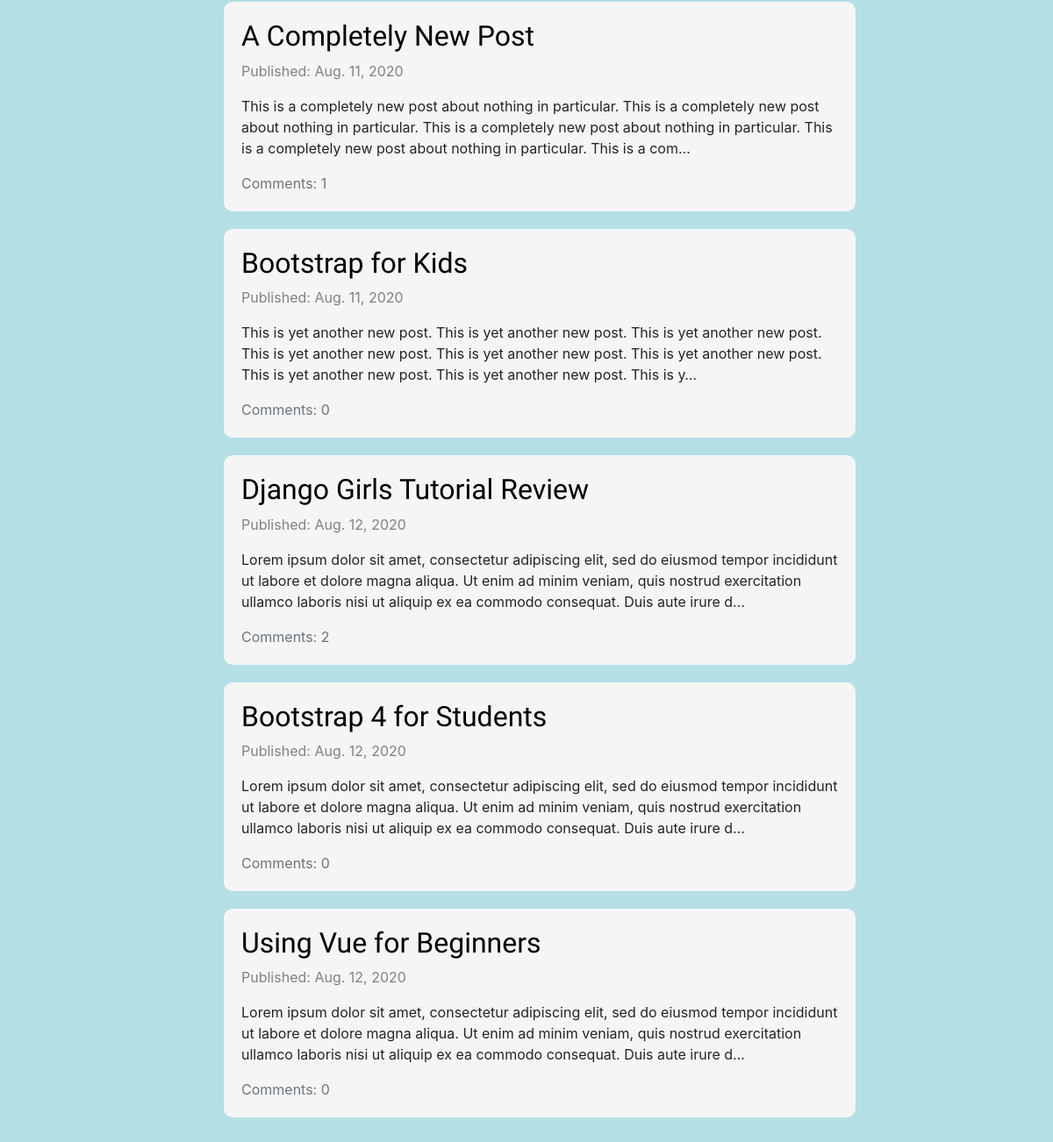
The app's page / (lower part), older data.
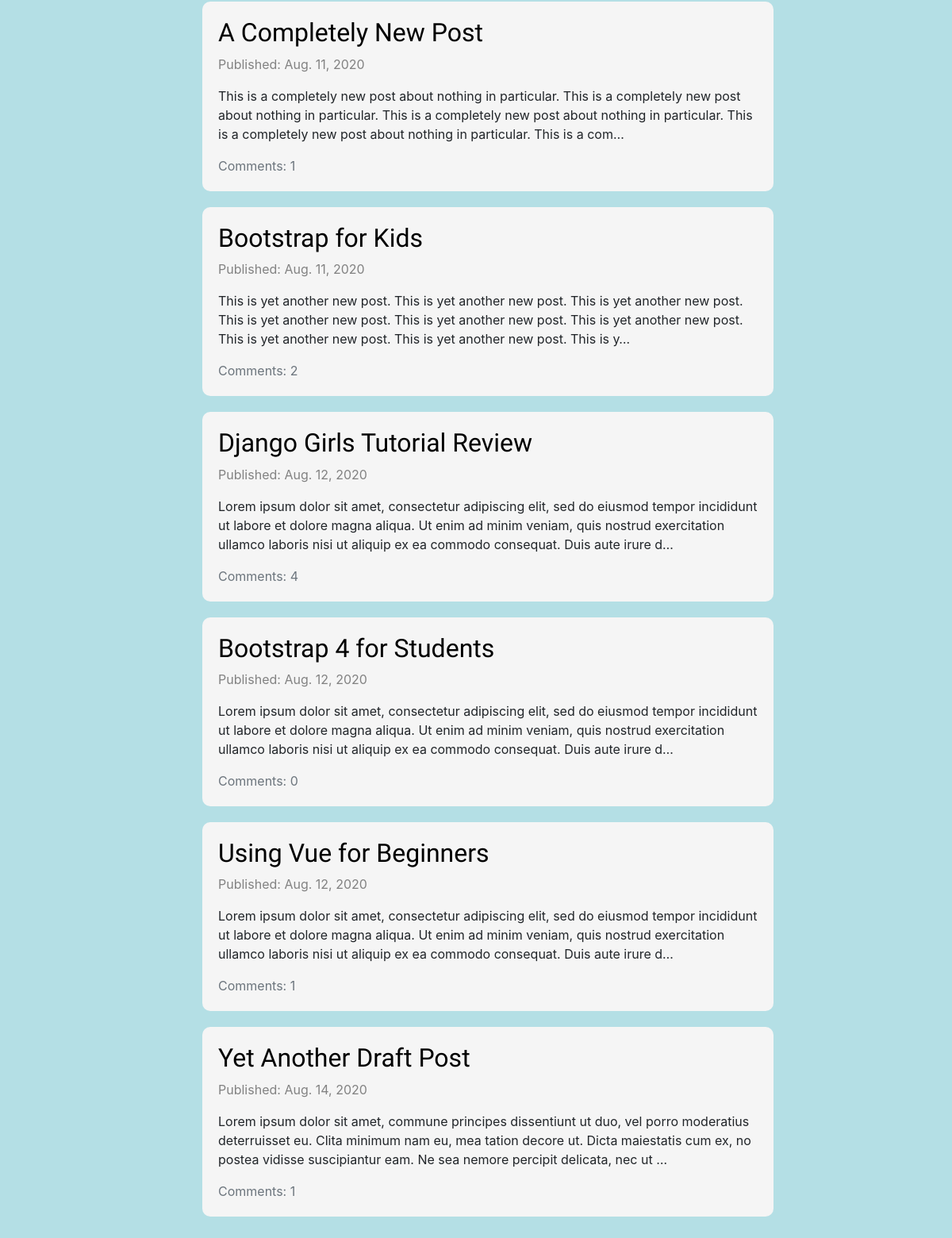
The same page, newer data.
### blog/models.py (models this page shows, shortened)
class Post(models.Model):
    author = models.ForeignKey(settings.AUTH_USER_MODEL, on_delete=models.CASCADE)
    title = models.CharField(max_length=200)
    text = models.TextField()
    created_date = models.DateField(default=timezone.now)
    published_date = models.DateField(blank=True, null=True)
    def approved_comments(self):
        return self.comments.filter(approved_comment=True)

### blog/views.py (the view)
# urls.py: path('', views.post_list, name='post_list'),
def post_list(request):
    posts = Post.objects.filter(published_date__lte=timezone.now()).order_by('published_date')
    return render(request, 'blog/post_list.html', {'posts': posts})

### blog/templates/blog/post_list.html
{% extends 'blog/base.html' %}
{% block content %}
    {% for post in posts %}
        <div class="post">
            <h2><a href="{% url 'post_detail' pk=post.pk %}">{{ post.title }}</a></h2>
            <div class="date">
                <p>Published: {{ post.published_date }}</p>
            </div>
            <p>{{ post.text|truncatechars:250 }}</p>
            <p class="text-muted">Comments: {{ post.approved_comments.count }}</p>
        </div>
    {% endfor %}
{% endblock %}

Row changes from the older to the newer data that the page shows:
computed for Post "Bootstrap for Kids": approved_comments.count "0" → "2"
computed for Post "Django Girls Tutorial Review": approved_comments.count "2" → "4"
computed for Post "Using Vue for Beginners": approved_comments.count "0" → "1"
now on this page (row edited): Post: title "Yet Another Draft Post", published_date "Aug. 14, 2020", text "Lorem ipsum dolor sit amet, commune principes dissentiunt ut duo, vel porro moderatius deterruisset eu. Clita minimum nam eu, mea tation decore ut. Dicta maiestatis cum ex, no postea vidisse suscipiantur eam. Ne sea nemore percipit delicata, nec ut …", approved_comments.count "1"
